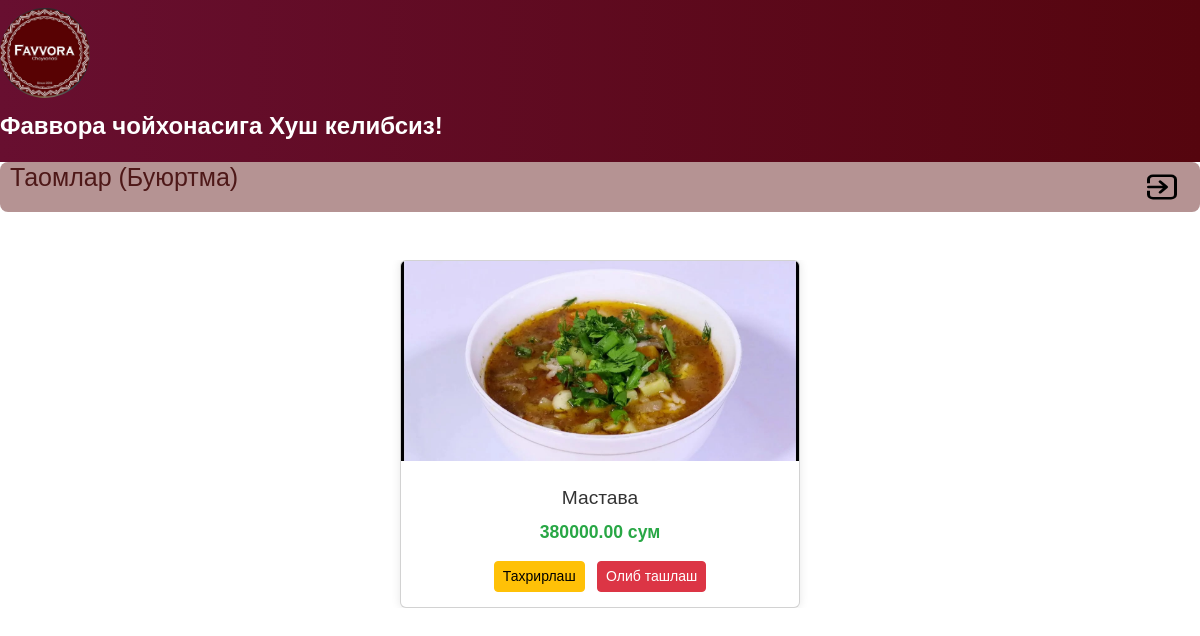
Screenshot of /birinchi-taomlar/ (signed in) with the database file from the repository.
### menu/models.py (models this page shows, shortened)
class Product(models.Model):
    category = models.ForeignKey(Category, on_delete=models.CASCADE, related_name="products", verbose_name="Категория")
    name = models.CharField(max_length=200, verbose_name="Маҳсулот номи")
    price = models.DecimalField(max_digits=10, decimal_places=2, verbose_name="Нарx")
    image = models.ImageField(upload_to='products/', blank=True, null=True, verbose_name="Расм")
    slug = models.SlugField(max_length=200, unique=True, verbose_name="Slug", help_text="URL uchun foydalaniladi")
    is_available = models.BooleanField(default=True, verbose_name="Мавjudлик")
    created_at = models.DateTimeField(auto_now_add=True, verbose_name="Яратилган сана")
    updated_at = models.DateTimeField(auto_now=True, verbose_name="Янгиланган сана")
    class Meta:
        verbose_name = "Маҳсулот"
        verbose_name_plural = "Маҳсулотлар"
        ordering = ['-created_at']

### menu/views.py (the view, shortened to what this page needs)
# urls.py: path('<slug:category_slug>/', TaomlarView.as_view(), name='product_list'),
class TaomlarView(UserPassesTestMixin, ListView):
    model = Product
    template_name = 'product_list.html'
    context_object_name = 'products'
    def get_queryset(self):
        category_slug = self.kwargs.get('category_slug')
        if category_slug:
            return Product.objects.filter(category__slug=category_slug, is_available=True)
        return Product.objects.filter(is_available=True)
    def get_context_data(self, **kwargs):
        context = super().get_context_data(**kwargs)
        category_slug = self.kwargs.get('category_slug')
        if category_slug:
            try:
                context['category'] = Category.objects.get(slug=category_slug)
            except Category.DoesNotExist:
                context['category'] = None
        context['is_admin'] = self.request.user.is_authenticated and getattr(self.request.user, 'is_admin', False)
        return context
    def test_func(self):
        return True  # Har kimga ruxsat, lekin adminlik tekshiruvi templateda bo'ladi

### templates/product_list.html (shortened to what this page needs)
{% extends "base.html" %}
{% load static %}
{% block content %}
    <header>
        <h1>Таомлар (Буюртма)</h1>
        <a href="{% url 'home' %}"><img src="/media/img/exit.svg" alt="" width="40" height="40"></a>
    </header>
    <br>
    <br>
    <section class="products">
        <section id="salatlar" class="product-category active">
            {% for product in products %}
                <div class="card">
                    <img src="{{ product.image.url }}" alt="{{ product.name }}">
                    <div class="card-content">
                        <h3>{{ product.name }}</h3>
                        <p>{{ product.price }} сум</p>
                        {% if is_admin %}
                            <div class="admin-actions mt-2">
                                <a href="{% url 'product_edit' pk=product.pk %}" class="btn btn-warning btn-sm me-2">Тахрирлаш</a>
                                <form action="{% url 'product_delete' pk=product.pk %}" method="post" style="display:inline;">
                                    <button type="submit" class="btn btn-danger btn-sm" onclick="return confirm('Ушбу махсулотни олиб ташламоқchimisиз?');">Олиб ташлаш</button>
                                </form>
                            </div>
                        {% endif %}
                    </div>
                </div>
            {% endfor %}
        </section>
    </section>
{% endblock %}

### static/style.css (style rules this page uses)
* { margin: 0; padding: 0; box-sizing: border-box; font-family: Arial, sans-serif; }
body { background: #f4f4f4; }
a { text-decoration: none; }
body { font-family: Arial, sans-serif; background-color: #f8f8f8; margin: 0; padding: 0; }

### static/styles.css (style rules this page uses)
body { font-family: Arial, sans-serif; background-color: #f4f4f4; margin: 0; padding: 0; overflow-x: hidden; }
header h1 { text-align: center; color: #333; margin-bottom: 20px; }
.products { overflow-x: hidden; display: flex; flex-wrap: wrap; gap: 20px; justify-content: center; }
.product-category { display: none; width: 100%; }
.product-category.active { display: flex; flex-wrap: wrap; gap: 20px; justify-content: center; }
header h1 { font-size: 25px; color: #4e1818; }
header img { position: absolute; right: 20px; z-index: 9999; top: 10px; width: 36px; height: 30px; }
header { background: #b59393; position: sticky; border-radius: 8px; top: 0px; display: flex; align-items: center; margin-top: 0px; padding-left: 10px; }
.card { display: flex; flex-direction: column; background-color: #fff; border: 1px solid #ddd; border-radius: 8px; width: 100%; max-width: 400px; text-align: center; overflow: hidden; box-shadow: 0 0 10px rgba(0, 0, 0, 0.1); transition: transform 0.3s ease, box-shadow 0.3s ease; }
.card img { max-width: 100%; height: auto; max-height: 200px; object-fit: cover; }
.card-content { padding: 15px; text-align: center; flex-grow: 1; }
.card h3 { margin: 10px 0; color: #333; font-size: 1.2em; }
.card p { color: #28a745; font-weight: bold; font-size: 1.1em; }

### rows the page displays
Product: image (picture), name "Мастава", price "380000.00"
